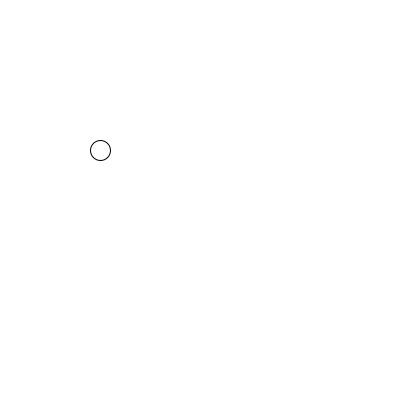
Frame 1 (no input)
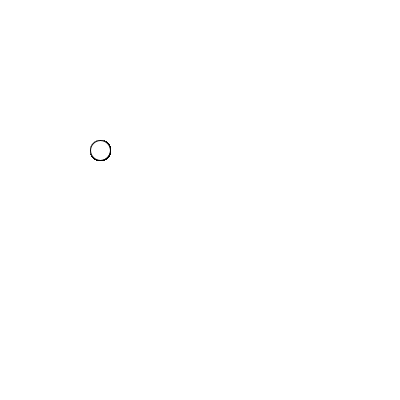
Frame 60 (the mouse pressed at the canvas centre just before this capture)
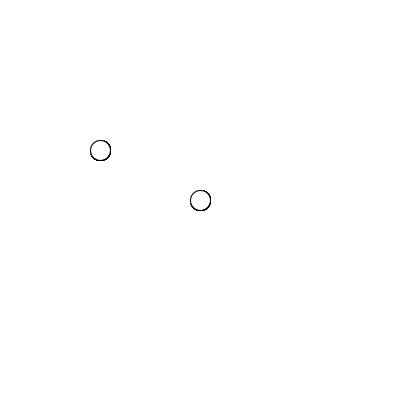
Frame 120 (the mouse held since frame 60 and released just before this capture)

The Processing sketch that drew these frames (run headless with seeded random() and noise(); from frame 60 on, the mouse is pressed at the canvas centre):

// Processing sketch: array02
// ── array02.pde
/*
En este ejemplo, al hacer click imprimimos en la consola
la posición x/y del mouse

Esa posición la usamos además para dibujar la ellipse

*/

float [] x;
float [] y;
int contador = 0;

void setup() {
  size(400, 400);
  background(255);
  x = new float[10];
  y = new float[10];
  x[0] = 100;
  y[0] = 150;
}

void draw() {
  ellipse(x[contador], y[contador], 20, 20);
}


void mousePressed() {

  x[contador+1] = mouseX;
  y[contador+1] = mouseY;
  // cuando contador supere la cantidad
  // maxima de elementos del array
  // este codigo fallará.
  // ¿Como lo puedes modificar para evitar el error?
  contador++;
  miPosicion();
}

void miPosicion(){
  print(x[contador]);
  print(" ");
  println(y[contador]);
}

void keyPressed(){
  printArray(x);
}
